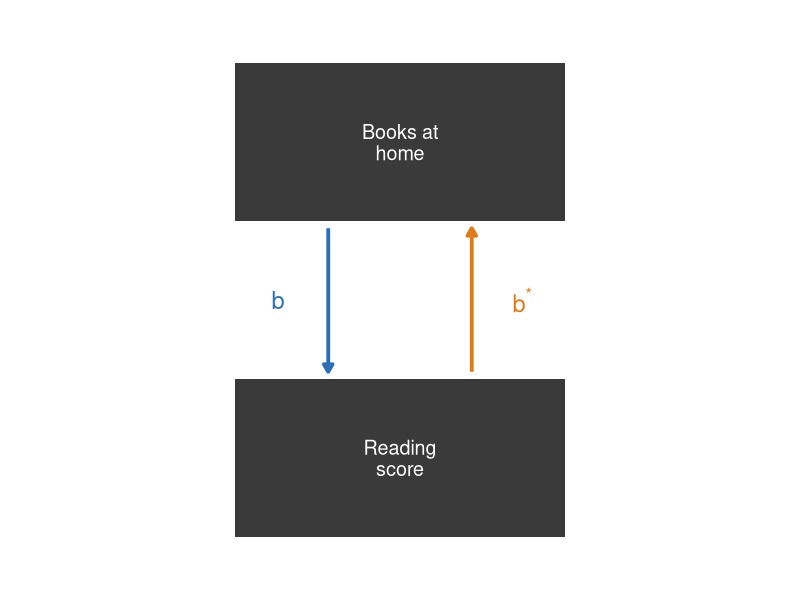
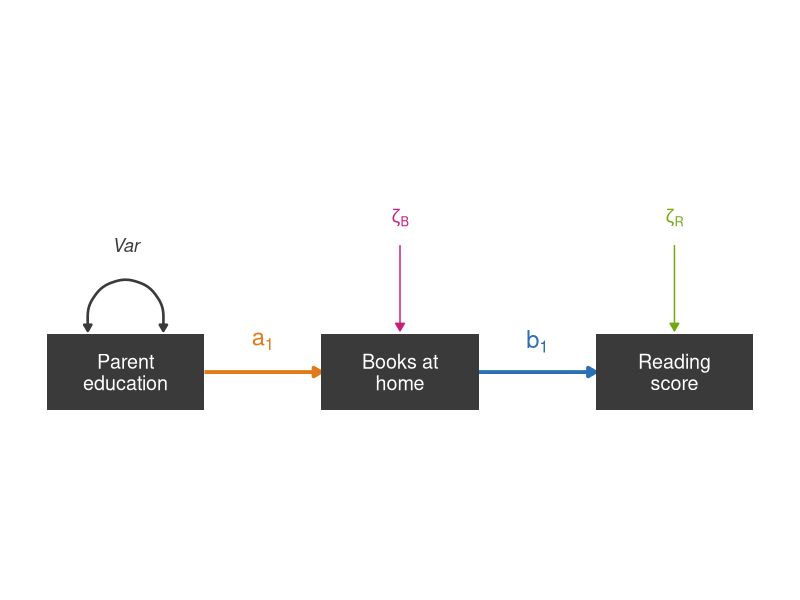
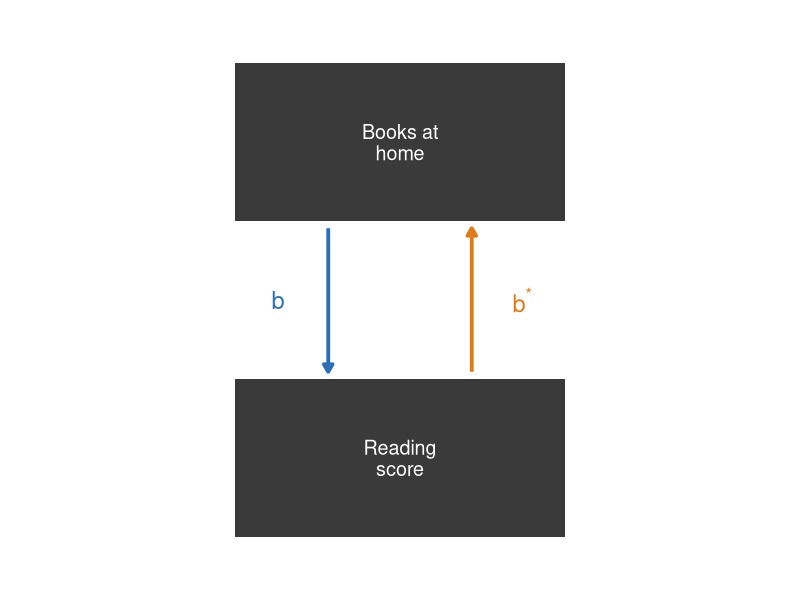
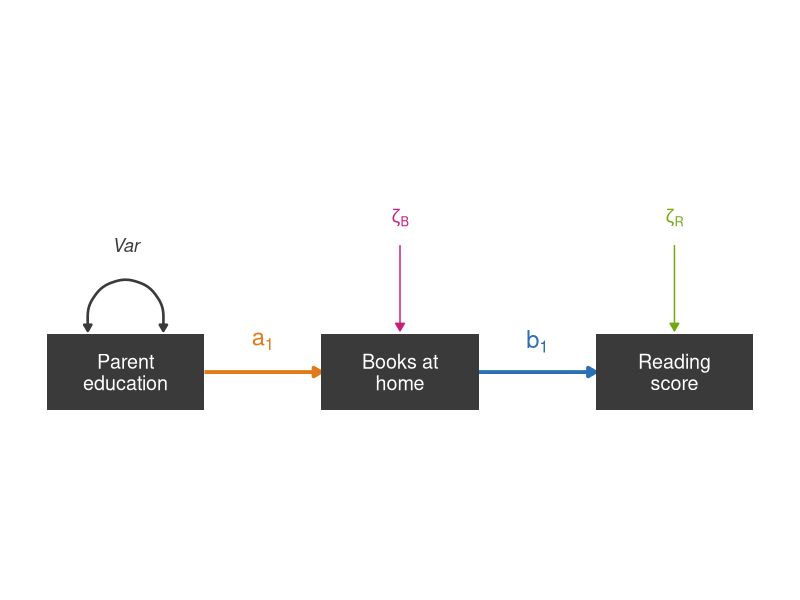
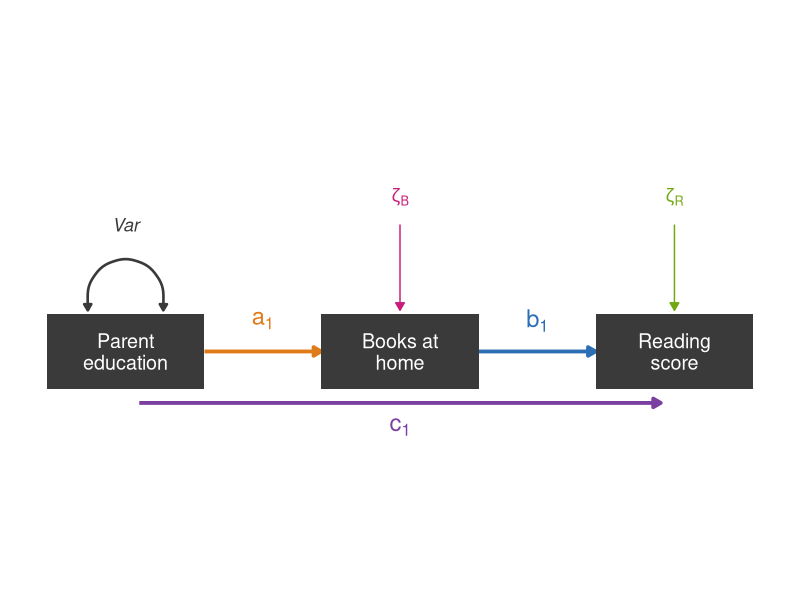

These figures' R source, in order: (Note: this script raises an error after producing the figures.)
## ---- chunk 1
#| echo: false
#| fig-width: 4.2
#| fig-height: 5
library(ggplot2)

BLU <- "#2C6FB5"; oNG <- "#E07B1A"; dk <- "#3A3A3A"
ar <- grid::arrow(length = grid::unit(0.22, "cm"), type = "closed")

box <- function(y, label) list(
  annotate("rect", xmin = -1.15, xmax = 1.15, ymin = y - 0.55, ymax = y + 0.55, fill = dk),
  annotate("text", x = 0, y = y, label = label, colour = "white", size = 5, lineheight = 0.9)
)

ggplot() +
  # b: Books -> Reading (left, pointing down)
  annotate("segment", x = -0.5, y = 1.6, xend = -0.5, yend = 0.6,
           colour = BLU, linewidth = 1.3, arrow = ar) +
  annotate("text", x = -0.85, y = 1.1, label = "b", parse = TRUE,
           colour = BLU, size = 6, fontface = "italic") +
  # b*: Reading -> Books (right, pointing up)
  annotate("segment", x = 0.5, y = 0.6, xend = 0.5, yend = 1.6,
           colour = oNG, linewidth = 1.3, arrow = ar) +
  annotate("text", x = 0.85, y = 1.1, label = "b^'*'", parse = TRUE,
           colour = oNG, size = 6, fontface = "italic") +
  box(2.2, "Books at\nhome") + box(0, "Reading\nscore") +
  coord_equal(clip = "off") +
  expand_limits(x = c(-1.9, 1.9), y = c(-0.8, 3)) +
  theme_void()
## ---- chunk 2
#| echo: false
#| fig-width: 6.5
#| fig-height: 4.8
library(ggplot2)

oNG <- "#E07B1A"; BLU <- "#2C6FB5"; MAG <- "#C81E7A"; LIM <- "#6FA80F"; dk <- "#3A3A3A"
ar <- grid::arrow(length = grid::unit(0.22, "cm"), type = "closed")
ar2 <- grid::arrow(length = grid::unit(0.18, "cm"), ends = "both", type = "closed")

circle <- function(x, y, r = 0.5) {
  t <- seq(0, 2 * pi, length.out = 60)
  data.frame(x = x + r * cos(t), y = y + r * sin(t))
}
box <- function(x, label) list(
  annotate("rect", xmin = x - 1.15, xmax = x + 1.15, ymin = -0.55, ymax = 0.55, fill = dk),
  annotate("text", x = x, y = 0, label = label, colour = "white", size = 5, lineheight = 0.9)
)

ggplot() +
  # path a1: ParentEd -> Books (orange)
  annotate("segment", x = 1.15, xend = 2.85, y = 0, yend = 0, colour = oNG, linewidth = 1.3, arrow = ar) +
  annotate("text", x = 2, y = 0.45, label = "a[1]", parse = TRUE, colour = oNG, size = 6, fontface = "italic") +
  # path b1: Books -> Reading (blue)
  annotate("segment", x = 5.15, xend = 6.85, y = 0, yend = 0, colour = BLU, linewidth = 1.3, arrow = ar) +
  annotate("text", x = 6, y = 0.45, label = "b[1]", parse = TRUE, colour = BLU, size = 6, fontface = "italic") +
  # variance of exogenous Parent education (self-loop)
  annotate("curve", x = -0.55, y = 0.6, xend = 0.55, yend = 0.6,
           colour = dk, linewidth = 0.9, curvature = -1.4, arrow = ar2) +
  annotate("text", x = 0, y = 1.85, label = "Var", colour = dk, size = 4.6, fontface = "italic") +
  # disturbance zeta_B on Books (magenta)
  annotate("segment", x = 4, xend = 4, y = 1.85, yend = 0.6, colour = MAG, arrow = ar) +
  annotate("text", x = 4, y = 2.25, label = "zeta[B]", parse = TRUE, colour = MAG, size = 4.6) +
  # disturbance zeta_R on Reading (lime)
  annotate("segment", x = 8, xend = 8, y = 1.85, yend = 0.6, colour = LIM, arrow = ar) +
  annotate("text", x = 8, y = 2.25, label = "zeta[R]", parse = TRUE, colour = LIM, size = 4.6) +
  # measured variables
  box(0, "Parent\neducation") + box(4, "Books at\nhome") + box(8, "Reading\nscore") +
  coord_equal(clip = "off") +
  expand_limits(x = c(-1.3, 9.3), y = c(-0.9, 3)) +
  theme_void()
## ---- chunk 3
#| echo: false
#| fig-width: 4.2
#| fig-height: 5
library(ggplot2)

BLU <- "#2C6FB5"; oNG <- "#E07B1A"; dk <- "#3A3A3A"
ar <- grid::arrow(length = grid::unit(0.22, "cm"), type = "closed")

box <- function(y, label) list(
  annotate("rect", xmin = -1.15, xmax = 1.15, ymin = y - 0.55, ymax = y + 0.55, fill = dk),
  annotate("text", x = 0, y = y, label = label, colour = "white", size = 5, lineheight = 0.9)
)

ggplot() +
  # b: Books -> Reading (left, pointing down)
  annotate("segment", x = -0.5, y = 1.6, xend = -0.5, yend = 0.6,
           colour = BLU, linewidth = 1.3, arrow = ar) +
  annotate("text", x = -0.85, y = 1.1, label = "b", parse = TRUE,
           colour = BLU, size = 6, fontface = "italic") +
  # b*: Reading -> Books (right, pointing up)
  annotate("segment", x = 0.5, y = 0.6, xend = 0.5, yend = 1.6,
           colour = oNG, linewidth = 1.3, arrow = ar) +
  annotate("text", x = 0.85, y = 1.1, label = "b^'*'", parse = TRUE,
           colour = oNG, size = 6, fontface = "italic") +
  box(2.2, "Books at\nhome") + box(0, "Reading\nscore") +
  coord_equal(clip = "off") +
  expand_limits(x = c(-1.9, 1.9), y = c(-0.8, 3)) +
  theme_void()
## ---- chunk 4
#| echo: false
#| fig-width: 6.5
#| fig-height: 4.8
library(ggplot2)

oNG <- "#E07B1A"; BLU <- "#2C6FB5"; MAG <- "#C81E7A"; LIM <- "#6FA80F"; dk <- "#3A3A3A"
ar <- grid::arrow(length = grid::unit(0.22, "cm"), type = "closed")
ar2 <- grid::arrow(length = grid::unit(0.18, "cm"), ends = "both", type = "closed")

circle <- function(x, y, r = 0.5) {
  t <- seq(0, 2 * pi, length.out = 60)
  data.frame(x = x + r * cos(t), y = y + r * sin(t))
}
box <- function(x, label) list(
  annotate("rect", xmin = x - 1.15, xmax = x + 1.15, ymin = -0.55, ymax = 0.55, fill = dk),
  annotate("text", x = x, y = 0, label = label, colour = "white", size = 5, lineheight = 0.9)
)

ggplot() +
  # path a1: ParentEd -> Books (orange)
  annotate("segment", x = 1.15, xend = 2.85, y = 0, yend = 0, colour = oNG, linewidth = 1.3, arrow = ar) +
  annotate("text", x = 2, y = 0.45, label = "a[1]", parse = TRUE, colour = oNG, size = 6, fontface = "italic") +
  # path b1: Books -> Reading (blue)
  annotate("segment", x = 5.15, xend = 6.85, y = 0, yend = 0, colour = BLU, linewidth = 1.3, arrow = ar) +
  annotate("text", x = 6, y = 0.45, label = "b[1]", parse = TRUE, colour = BLU, size = 6, fontface = "italic") +
  # variance of exogenous Parent education (self-loop)
  annotate("curve", x = -0.55, y = 0.6, xend = 0.55, yend = 0.6,
           colour = dk, linewidth = 0.9, curvature = -1.4, arrow = ar2) +
  annotate("text", x = 0, y = 1.85, label = "Var", colour = dk, size = 4.6, fontface = "italic") +
  # disturbance zeta_B on Books (magenta)
  annotate("segment", x = 4, xend = 4, y = 1.85, yend = 0.6, colour = MAG, arrow = ar) +
  annotate("text", x = 4, y = 2.25, label = "zeta[B]", parse = TRUE, colour = MAG, size = 4.6) +
  # disturbance zeta_R on Reading (lime)
  annotate("segment", x = 8, xend = 8, y = 1.85, yend = 0.6, colour = LIM, arrow = ar) +
  annotate("text", x = 8, y = 2.25, label = "zeta[R]", parse = TRUE, colour = LIM, size = 4.6) +
  # measured variables
  box(0, "Parent\neducation") + box(4, "Books at\nhome") + box(8, "Reading\nscore") +
  coord_equal(clip = "off") +
  expand_limits(x = c(-1.3, 9.3), y = c(-0.9, 3)) +
  theme_void()
## ---- chunk 5
#| echo: false
#| fig-width: 6.5
#| fig-height: 4.8
library(ggplot2)

oNG <- "#E07B1A"; BLU <- "#2C6FB5"; MAG <- "#C81E7A"; LIM <- "#6FA80F"; PUR <- "#7A3FA0"; dk <- "#3A3A3A"
ar <- grid::arrow(length = grid::unit(0.22, "cm"), type = "closed")
ar2 <- grid::arrow(length = grid::unit(0.18, "cm"), ends = "both", type = "closed")

circle <- function(x, y, r = 0.5) {
  t <- seq(0, 2 * pi, length.out = 60)
  data.frame(x = x + r * cos(t), y = y + r * sin(t))
}
box <- function(x, label) list(
  annotate("rect", xmin = x - 1.15, xmax = x + 1.15, ymin = -0.55, ymax = 0.55, fill = dk),
  annotate("text", x = x, y = 0, label = label, colour = "white", size = 5, lineheight = 0.9)
)

ggplot() +
  # path a1: ParentEd -> Books (orange)
  annotate("segment", x = 1.15, xend = 2.85, y = 0, yend = 0, colour = oNG, linewidth = 1.3, arrow = ar) +
  annotate("text", x = 2, y = 0.45, label = "a[1]", parse = TRUE, colour = oNG, size = 6, fontface = "italic") +
  # path b1: Books -> Reading (blue)
  annotate("segment", x = 5.15, xend = 6.85, y = 0, yend = 0, colour = BLU, linewidth = 1.3, arrow = ar) +
  annotate("text", x = 6, y = 0.45, label = "b[1]", parse = TRUE, colour = BLU, size = 6, fontface = "italic") +
  # direct path c1: ParentEd -> Reading (straight, below the boxes, purple)
  annotate("segment", x = 0.2, xend = 7.8, y = -0.75, yend = -0.75, colour = PUR, linewidth = 1.3, arrow = ar) +
  annotate("text", x = 4, y = -1.1, label = "c[1]", parse = TRUE, colour = PUR, size = 6, fontface = "italic") +
  # variance of exogenous Parent education (self-loop)
  annotate("curve", x = -0.55, y = 0.6, xend = 0.55, yend = 0.6,
           colour = dk, linewidth = 0.9, curvature = -1.4, arrow = ar2) +
  annotate("text", x = 0, y = 1.85, label = "Var", colour = dk, size = 4.6, fontface = "italic") +
  # disturbance zeta_B on Books (magenta)
  annotate("segment", x = 4, xend = 4, y = 1.85, yend = 0.6, colour = MAG, arrow = ar) +
  annotate("text", x = 4, y = 2.25, label = "zeta[B]", parse = TRUE, colour = MAG, size = 4.6) +
  # disturbance zeta_R on Reading (lime)
  annotate("segment", x = 8, xend = 8, y = 1.85, yend = 0.6, colour = LIM, arrow = ar) +
  annotate("text", x = 8, y = 2.25, label = "zeta[R]", parse = TRUE, colour = LIM, size = 4.6) +
  # measured variables
  box(0, "Parent\neducation") + box(4, "Books at\nhome") + box(8, "Reading\nscore") +
  coord_equal(clip = "off") +
  expand_limits(x = c(-1.3, 9.3), y = c(-1.5, 3)) +
  theme_void()
## ---- chunk 6
#| echo: false
#| message: false
#| warning: false
library(tidyverse)
library(lavaan)

pisa <- read_csv("../rlabs/w04_data_pisa22_USA_cln.csv", show_col_types = FALSE)

fmt <- function(x, d = 2) formatC(x, format = "f", digits = d, big.mark = ",")

# Focused fit table: the headline indices with conventional good-fit cutoffs.
fit_table <- function(fit) {
  m <- fitMeasures(fit, c("chisq", "df", "pvalue", "cfi", "rmsea", "srmr"))
  p <- if (m[["pvalue"]] < 0.001) "< .001" else paste0("= ", fmt(m[["pvalue"]], 3))
  tibble::tibble(
    Index      = c("χ² (df)", "CFI", "RMSEA", "SRMR"),
    Value      = c(sprintf("%s (%d), p %s", fmt(m[["chisq"]], 1), as.integer(m[["df"]]), p),
                   fmt(m[["cfi"]], 3), fmt(m[["rmsea"]], 3), fmt(m[["srmr"]], 3)),
    `Good fit` = c("p > .05", "≥ .95", "≤ .06", "≤ .08")
  )
}

# Model 1: reading mediated by books only. Technology is in the model
# (predicted by parent education) but has no path to reading. This keeps
# both models on the same four variables so they are nested and comparable.
# auto.cov.y = FALSE keeps the disturbances uncorrelated (recursive model).
model1 <- "
  BOOKSHOME ~ PAREDINT
  TECH      ~ PAREDINT
  READ_AVG  ~ BOOKSHOME
"
fit1 <- sem(model1, data = pisa, auto.cov.y = FALSE)

# Model 2: adds the TECH -> Reading path (books AND tech mediate).
# Model 1 is Model 2 with that one path fixed to 0 -> nested.
model2 <- "
  BOOKSHOME ~ PAREDINT
  TECH      ~ PAREDINT
  READ_AVG  ~ BOOKSHOME + TECH
"
fit2 <- sem(model2, data = pisa, auto.cov.y = FALSE)
## ---- chunk 7
#| echo: false
#| fig-width: 7.5
#| fig-height: 5
library(ggplot2)

oNG <- "#E07B1A"; BLU <- "#2C6FB5"; MAG <- "#C81E7A"; LIM <- "#6FA80F"
PUR <- "#7A3FA0"; TEA <- "#0E8F8F"; GLD <- "#C89A2B"; dk <- "#3A3A3A"
ar <- grid::arrow(length = grid::unit(0.22, "cm"), type = "closed")
ar2 <- grid::arrow(length = grid::unit(0.18, "cm"), ends = "both", type = "closed")

box <- function(x, y, label) list(
  annotate("rect", xmin = x - 1.15, xmax = x + 1.15, ymin = y - 0.55, ymax = y + 0.55, fill = dk),
  annotate("text", x = x, y = y, label = label, colour = "white", size = 4.6, lineheight = 0.9)
)

ggplot() +
  # a1: ParentEd -> Books (orange)
  annotate("segment", x = 1.0, y = 0.45, xend = 3.85, yend = 1.35, colour = oNG, linewidth = 1.3, arrow = ar) +
  annotate("text", x = 2.0, y = 1.2, label = "a[1]", parse = TRUE, colour = oNG, size = 6, fontface = "italic") +
  # a2: ParentEd -> Tech (purple)
  annotate("segment", x = 1.0, y = -0.45, xend = 3.85, yend = -1.35, colour = PUR, linewidth = 1.3, arrow = ar) +
  annotate("text", x = 2.0, y = -1.2, label = "a[2]", parse = TRUE, colour = PUR, size = 6, fontface = "italic") +
  # b1: Books -> Reading (blue)
  annotate("segment", x = 6.15, y = 1.35, xend = 9.0, yend = 0.45, colour = BLU, linewidth = 1.3, arrow = ar) +
  annotate("text", x = 8.0, y = 1.2, label = "b[1]", parse = TRUE, colour = BLU, size = 6, fontface = "italic") +
  # variance of exogenous Parent education (self-loop)
  annotate("curve", x = -0.55, y = 0.6, xend = 0.55, yend = 0.6,
           colour = dk, linewidth = 0.9, curvature = -1.4, arrow = ar2) +
  annotate("text", x = 0, y = 1.5, label = "Var", colour = dk, size = 4.4, fontface = "italic") +
  # disturbance zeta_B on Books (magenta)
  annotate("segment", x = 5, xend = 5, y = 3.05, yend = 2.2, colour = MAG, arrow = ar) +
  annotate("text", x = 5, y = 3.35, label = "zeta[B]", parse = TRUE, colour = MAG, size = 4.4) +
  # disturbance zeta_T on Tech (gold)
  annotate("segment", x = 5, xend = 5, y = -3.05, yend = -2.2, colour = GLD, arrow = ar) +
  annotate("text", x = 5, y = -3.35, label = "zeta[T]", parse = TRUE, colour = GLD, size = 4.4) +
  # disturbance zeta_R on Reading (lime)
  annotate("segment", x = 11.7, xend = 11.15, y = 0.9, yend = 0.35, colour = LIM, arrow = ar) +
  annotate("text", x = 12.1, y = 1.2, label = "zeta[R]", parse = TRUE, colour = LIM, size = 4.4) +
  # measured variables
  box(0, 0, "Parent\neducation") + box(5, 1.6, "Books at\nhome") +
  box(5, -1.6, "Technology") + box(10, 0, "Reading\nscore") +
  coord_equal(clip = "off") +
  expand_limits(x = c(-1.3, 12.6), y = c(-3.7, 3.7)) +
  theme_void()
## ---- chunk 8
#| echo: false
knitr::kable(fit_table(fit1))
## ---- chunk 9
#| echo: false
#| fig-width: 7.5
#| fig-height: 5
library(ggplot2)

oNG <- "#E07B1A"; BLU <- "#2C6FB5"; MAG <- "#C81E7A"; LIM <- "#6FA80F"
PUR <- "#7A3FA0"; TEA <- "#0E8F8F"; GLD <- "#C89A2B"; dk <- "#3A3A3A"
ar <- grid::arrow(length = grid::unit(0.22, "cm"), type = "closed")
ar2 <- grid::arrow(length = grid::unit(0.18, "cm"), ends = "both", type = "closed")

box <- function(x, y, label) list(
  annotate("rect", xmin = x - 1.15, xmax = x + 1.15, ymin = y - 0.55, ymax = y + 0.55, fill = dk),
  annotate("text", x = x, y = y, label = label, colour = "white", size = 4.6, lineheight = 0.9)
)

ggplot() +
  # a1: ParentEd -> Books (orange)
  annotate("segment", x = 1.0, y = 0.45, xend = 3.85, yend = 1.35, colour = oNG, linewidth = 1.3, arrow = ar) +
  annotate("text", x = 2.0, y = 1.2, label = "a[1]", parse = TRUE, colour = oNG, size = 6, fontface = "italic") +
  # a2: ParentEd -> Tech (purple)
  annotate("segment", x = 1.0, y = -0.45, xend = 3.85, yend = -1.35, colour = PUR, linewidth = 1.3, arrow = ar) +
  annotate("text", x = 2.0, y = -1.2, label = "a[2]", parse = TRUE, colour = PUR, size = 6, fontface = "italic") +
  # b1: Books -> Reading (blue)
  annotate("segment", x = 6.15, y = 1.35, xend = 9.0, yend = 0.45, colour = BLU, linewidth = 1.3, arrow = ar) +
  annotate("text", x = 8.0, y = 1.2, label = "b[1]", parse = TRUE, colour = BLU, size = 6, fontface = "italic") +
  # b2: Tech -> Reading (teal)
  annotate("segment", x = 6.15, y = -1.35, xend = 9.0, yend = -0.45, colour = TEA, linewidth = 1.3, arrow = ar) +
  annotate("text", x = 8.0, y = -1.2, label = "b[2]", parse = TRUE, colour = TEA, size = 6, fontface = "italic") +
  # variance of exogenous Parent education (self-loop)
  annotate("curve", x = -0.55, y = 0.6, xend = 0.55, yend = 0.6,
           colour = dk, linewidth = 0.9, curvature = -1.4, arrow = ar2) +
  annotate("text", x = 0, y = 1.5, label = "Var", colour = dk, size = 4.4, fontface = "italic") +
  # disturbance zeta_B on Books (magenta)
  annotate("segment", x = 5, xend = 5, y = 3.05, yend = 2.2, colour = MAG, arrow = ar) +
  annotate("text", x = 5, y = 3.35, label = "zeta[B]", parse = TRUE, colour = MAG, size = 4.4) +
  # disturbance zeta_T on Tech (gold)
  annotate("segment", x = 5, xend = 5, y = -3.05, yend = -2.2, colour = GLD, arrow = ar) +
  annotate("text", x = 5, y = -3.35, label = "zeta[T]", parse = TRUE, colour = GLD, size = 4.4) +
  # disturbance zeta_R on Reading (lime)
  annotate("segment", x = 11.7, xend = 11.15, y = 0.9, yend = 0.35, colour = LIM, arrow = ar) +
  annotate("text", x = 12.1, y = 1.2, label = "zeta[R]", parse = TRUE, colour = LIM, size = 4.4) +
  # measured variables
  box(0, 0, "Parent\neducation") + box(5, 1.6, "Books at\nhome") +
  box(5, -1.6, "Technology") + box(10, 0, "Reading\nscore") +
  coord_equal(clip = "off") +
  expand_limits(x = c(-1.3, 12.6), y = c(-3.7, 3.7)) +
  theme_void()
## ---- chunk 10
#| echo: false
knitr::kable(fit_table(fit2))
## ---- chunk 11
#| echo: false
anova(fit1, fit2)
## ---- chunk 12
#| echo: false
tibble::tibble(
  Model = c("M1: books-only", "M2: books + tech"),
  df    = c(fitMeasures(fit1, "df"),  fitMeasures(fit2, "df")),
  AIC   = c(fitMeasures(fit1, "aic"), fitMeasures(fit2, "aic")),
  BIC   = c(fitMeasures(fit1, "bic"), fitMeasures(fit2, "bic"))
)
